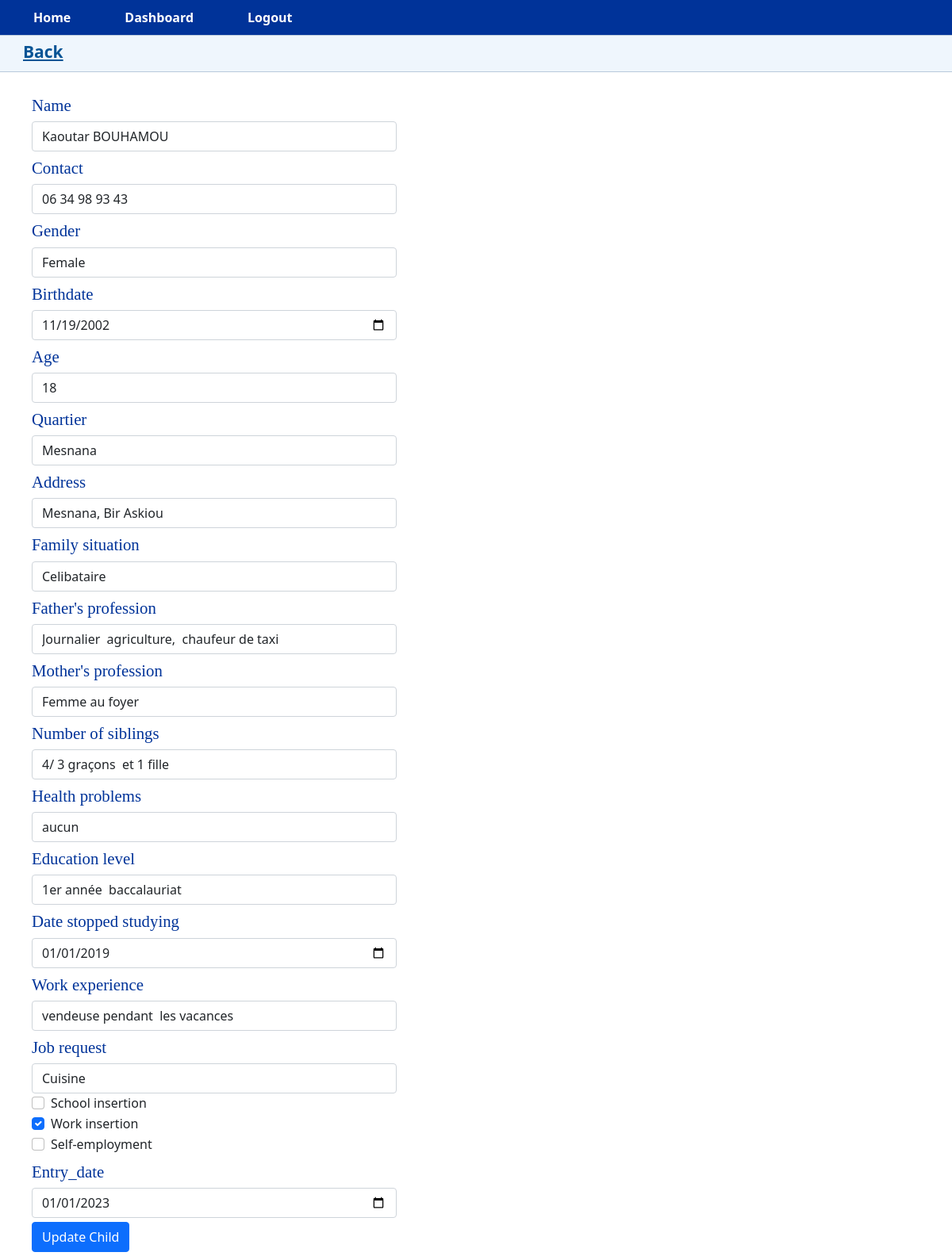
The app's page /edit_child/1 (signed in) with its own data.
### app.py (models this page shows)
class Children(db.Model, UserMixin):
    id = db.Column(db.Integer, primary_key=True)
    name = db.Column(db.String(100), nullable=False)
    contact = db.Column(db.String(20), nullable=True)
    sex = db.Column(db.String(10), nullable=False)
    Date_naissance = db.Column(db.Date, nullable=False)
    age = db.Column(db.Integer, nullable=False)
    Quartier = db.Column(db.String(100), nullable=False)
    Adresse = db.Column(db.String(100), nullable=False)
    situation_familliale = db.Column(db.String(100), nullable=True)
    Fonction_pere = db.Column(db.String(100), nullable=True)
    Fonction_mere = db.Column(db.String(100), nullable=True)
    Fraterie = db.Column(db.String(100), nullable=True)
    Problemes_sante = db.Column(db.String(100), nullable=True)
    Niveau_scolaire = db.Column(db.String(100), nullable=True)
    date_arret_etudes = db.Column(db.Date, nullable=True)
    Experience_professionnelle = db.Column(db.String(100), nullable=True)
    Demande = db.Column(db.String(100), nullable=True)
    Insertion_scolaire = db.Column(db.Boolean, default=False, nullable=True)
    Insertion_salariale = db.Column(db.Boolean, default=False, nullable=True)
    Auto_emploi = db.Column(db.Boolean, default=False, nullable=True)
    Entry_date = db.Column(db.Date, nullable=False)
    parent_id = db.Column(db.Integer, db.ForeignKey('user.id'))
    family = db.relationship('Family', backref='associated_child', lazy=True, cascade="all, delete-orphan")

### app.py (the view)
@app.route('/edit_child/<int:id>', methods=['GET', 'POST'])
@manager_role_required
@login_required
def edit_child(id):
    child = Children.query.get(id)
    if child is None:
        flash('Child not found.', 'danger')
        return redirect(url_for('view_children'))
    form = AddChildForm(obj=child)
    if form.validate_on_submit():
        form.populate_obj(child)
        db.session.commit()
        flash('Child updated successfully.', 'success')
        return redirect(url_for('view_children'))
    else:
        form.name.data = child.name
        form.contact.data = child.contact
        form.sex.data = child.sex
        form.Date_naissance.data = child.Date_naissance
        form.age.data = child.age
        form.Quartier.data = child.Quartier
        form.Adresse.data = child.Adresse
        form.situation_familliale.data = child.situation_familliale
        form.Fonction_pere.data = child.Fonction_pere
        form.Fonction_mere.data = child.Fonction_mere
        form.Fraterie.data = child.Fraterie
        form.Problemes_sante.data = child.Problemes_sante
        form.Niveau_scolaire.data = child.Niveau_scolaire
        form.date_arret_etudes.data = child.date_arret_etudes
        form.Experience_professionnelle.data = child.Experience_professionnelle
        form.Demande.data = child.Demande
        form.Insertion_scolaire.data = child.Insertion_scolaire
        form.Insertion_salariale.data = child.Insertion_salariale
        form.Auto_emploi.data = child.Auto_emploi
        form.Entry_date.data = child.Entry_date
    return render_template('edit_child.html', form=form, child=child)

### app.py (called while the page is built)
@login_manager.user_loader
def load_user(id):
    with app.app_context():
        return User.query.get(int(id))

def manager_role_required(func):
    @wraps(func)
    @login_required
    def decorated_view(*args, **kwargs):
        if 'manager' not in [r.name for r in current_user.roles]:
            return app.login_manager.unauthorized()
        return func(*args, **kwargs)
    return decorated_view

### templates/edit_child.html (shortened to what this page needs)
{% extends 'base.html' %}
{% block page_content %}
<div class="row mb-3">
  <div class="sidenav">
    <a href="{{ url_for('view_children') }}" class="nav-item">Back</a>
  </div>
</div>
<form method="POST" class="custom-form">
  <div class="form-group">
    <label for="{{ form.name.id }}" class="label-edit">{{ form.name.label }}</label>
    {{ form.name(class_="form-control") }}
  </div>
  <div class="form-group">
    <label for="{{ form.contact.id }}" class="label-edit">{{ form.contact.label }}</label>
    {{ form.contact(class_="form-control") }}
  </div>
  <div class="form-group">
    <label for="{{ form.sex.id }}" class="label-edit">{{ form.sex.label }}</label>
    {{ form.sex(class_="form-control") }}
  </div>
  <div class="form-group">
    <label for="{{ form.Date_naissance.id }}" class="label-edit">{{ form.Date_naissance.label }}</label>
    {{ form.Date_naissance(class_="form-control") }}
  </div>
  <div class="form-group">
    <label for="{{ form.age.id }}" class="label-edit">{{ form.age.label }}</label>
    {{ form.age(class_="form-control") }}
  </div>
  <div class="form-group">
    <label for="{{ form.Quartier.id }}" class="label-edit">{{ form.Quartier.label }}</label>
    {{ form.Quartier(class_="form-control") }}
  </div>
  <div class="form-group">
    <label for="{{ form.Adresse.id }}" class="label-edit">{{ form.Adresse.label }}</label>
    {{ form.Adresse(class_="form-control") }}
  </div>
  <div class="form-group">
    <label for="{{ form.situation_familliale.id }}" class="label-edit">{{ form.situation_familliale.label }}</label>
    {{ form.situation_familliale(class_="form-control") }}
  </div>
  <div class="form-group">
    <label for="{{ form.Fonction_pere.id }}" class="label-edit">{{ form.Fonction_pere.label }}</label>
    {{ form.Fonction_pere(class_="form-control") }}
  </div>
  <div class="form-group">
    <label for="{{ form.Fonction_mere.id }}" class="label-edit">{{ form.Fonction_mere.label }}</label>
    {{ form.Fonction_mere(class_="form-control") }}
  </div>
  <div class="form-group">
    <label for="{{ form.Fraterie.id }}" class="label-edit">{{ form.Fraterie.label }}</label>
    {{ form.Fraterie(class_="form-control") }}
  </div>
  <div class="form-group">
    <label for="{{ form.Problemes_sante.id }}" class="label-edit">{{ form.Problemes_sante.label }}</label>
    {{ form.Problemes_sante(class_="form-control") }}
  </div>
  <div class="form-group">
    <label for="{{ form.Niveau_scolaire.id }}" class="label-edit">{{ form.Niveau_scolaire.label }}</label>
    {{ form.Niveau_scolaire(class_="form-control") }}
  </div>
  <div class="form-group">
    <label for="{{ form.date_arret_etudes.id }}" class="label-edit">{{ form.date_arret_etudes.label }}</label>
    {{ form.date_arret_etudes(class_="form-control") }}
  </div>
  <div class="form-group">
    <label for="{{ form.Experience_professionnelle.id }}" class="label-edit">{{ form.Experience_professionnelle.label }}</label>
{{ form.Experience_professionnelle(class_="form-control") }}
  </div>
  <div class="form-group">
    <label for="{{ form.Demande.id }}" class="label-edit">{{ form.Demande.label }}</label>
    {{ form.Demande(class_="form-control") }}
  </div>
  <div class="form-group">
    <div class="form-check form-check-inline">
      {{ form.Insertion_scolaire(class_="form-check-input") }}
      <label for="{{ form.Insertion_scolaire.id }}" class="form-check-label">{{ form.Insertion_scolaire.label }}</label>
    </div>
  </div>
  <div class="form-group">
    <div class="form-check form-check-inline">
      {{ form.Insertion_salariale(class_="form-check-input") }}
      <label for="{{ form.Insertion_salariale.id }}" class="form-check-label">{{ form.Insertion_salariale.label }}</label>
    </div>
  </div>
  <div class="form-group">
    <div class="form-check form-check-inline">
      {{ form.Auto_emploi(class_="form-check-input") }}
      <label for="{{ form.Auto_emploi.id }}" class="form-check-label">{{ form.Auto_emploi.label }}</label>
    </div>
  </div>
  <div class="form-group">
    <label for="{{ form.Entry_date.id }}" class="label-edit">{{ form.Entry_date.label }}</label>
    {{ form.Entry_date(class_="form-control") }}
  </div>
<button type="submit" class="btn btn-primary">Update Child</button>
</form>
{% endblock %}

### static/css/styles.css (style rules this page uses)
.row { margin-right: 15px; margin-left: 15px; }
.sidenav { border: 1px solid #b8c9db; background-color: #eff6fd; margin: 5px 0 5px 0; padding: 0; }
.nav-item { display: inline-block; padding: 0 15px 0 7px; position: relative; }
a { text-decoration: none; color: #ffffff; padding: 0.5rem 1rem; border-radius: 0.5rem; transition: background-color 0.3s ease; }
.sidenav > a { color: #065495; height: 30px; padding: 5px 100px 40px 5px; font-size: 21px; font-weight: bold; padding-left: 28px; }
.custom-form { max-width: 500px; padding-left: 40px; }
.label-edit { color: #003399; padding-bottom: 5px; font-size: 1.3rem; font-family: 'Times New Roman', Times, serif; padding-top: 5px; }
.btn-primary { color: #fff; background-color: #0d6efd; border-color: #0d6efd; padding-top: 5px; margin-top: 5px; margin-bottom: 5px; }

### records on screen
Children: name "Kaoutar BOUHAMOU", contact "06 34 98 93 43", sex "Female", Date_naissance "11/19/2002", age "18", Quartier "Mesnana", Adresse "Mesnana, Bir Askiou", situation_familliale "Celibataire", Fonction_pere "Journalier agriculture, chaufeur de taxi", Fonction_mere "Femme au foyer", Fraterie "4/ 3 graçons et 1 fille", Problemes_sante "aucun", Niveau_scolaire "1er année baccalauriat", date_arret_etudes "01/01/2019", Experience_professionnelle "vendeuse pendant les vacances", Demande "Cuisine", Insertion_salariale "☑", Entry_date "01/01/2023"
